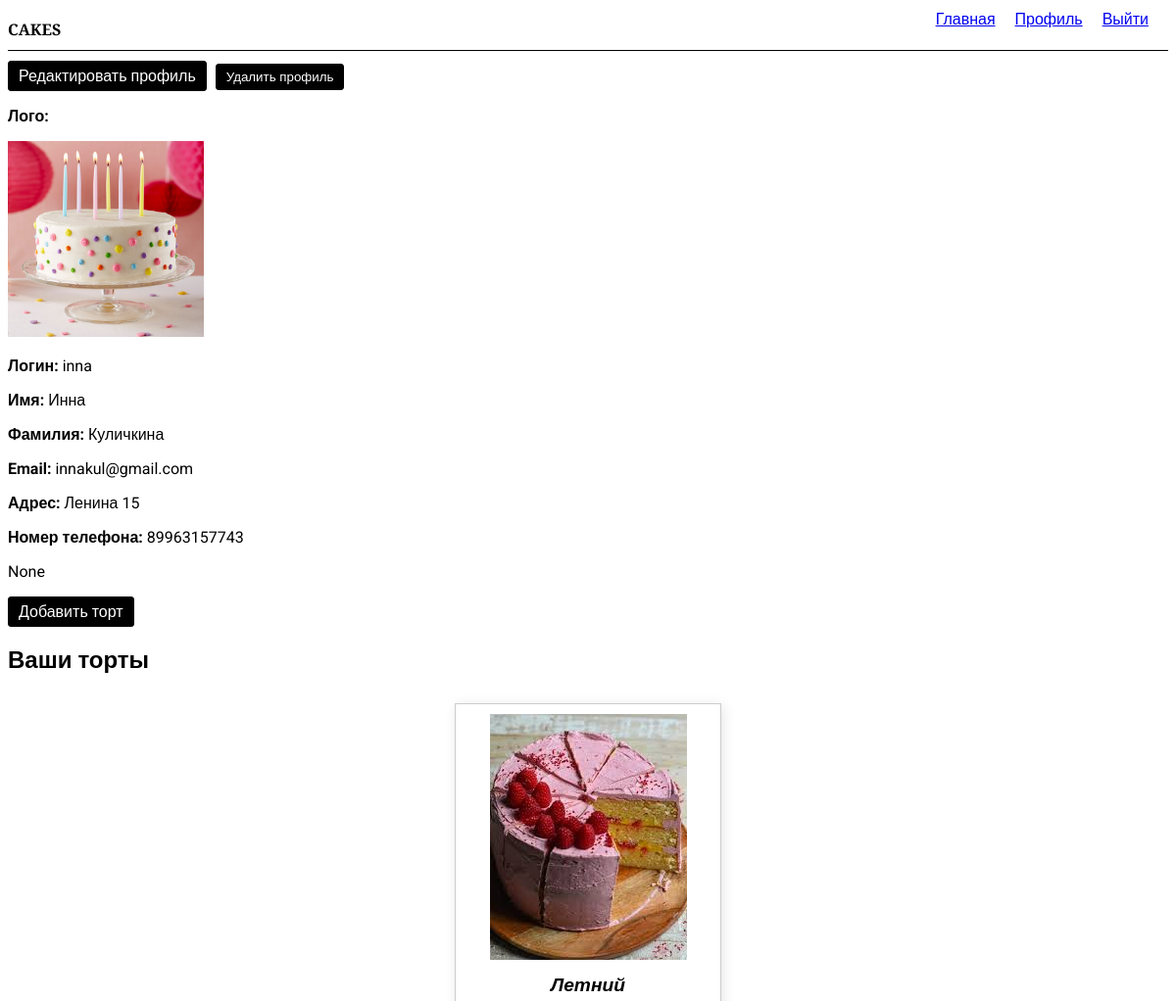
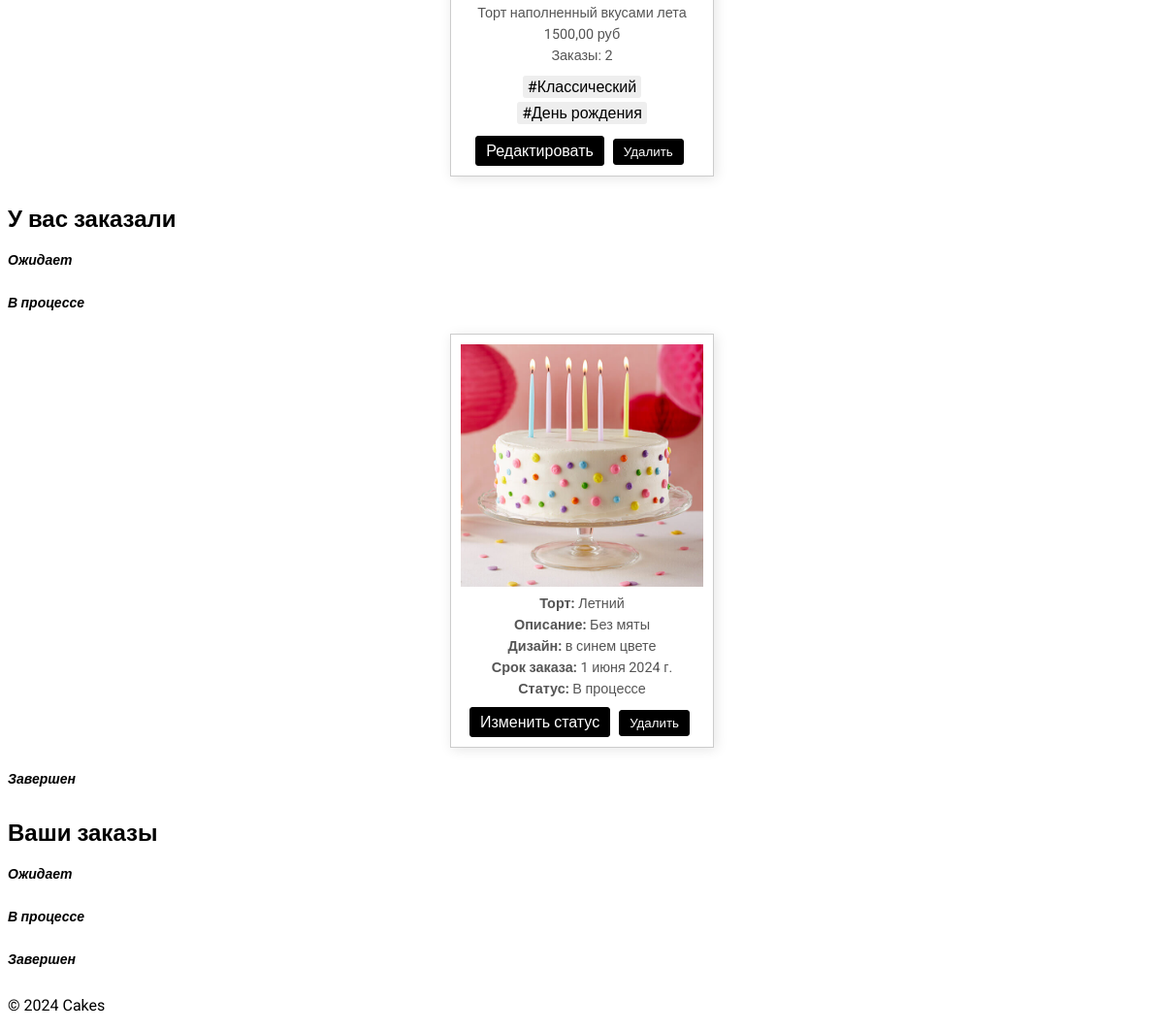
/my_profile/ (signed in), run on the app's committed database (2 pictures, top to bottom).
### main/models.py (models this page shows, shortened)
class Person(User):
    address = models.CharField("Адрес", max_length=100)
    number = models.CharField("Номер телефона", max_length=20)
    class Meta:
        verbose_name = "Сlient"
        verbose_name_plural = "Clients"

class Chief(Person):
    logo = models.ImageField("Логотип", upload_to='media/chiefs/', blank=True, null=True)
    information = models.TextField("Информация", null=True)
    class Meta:
        verbose_name = "Chief"
        verbose_name_plural = "Chiefs"
        permissions = [
            ("can_add_cake", "Can add cake"),
        ]

class Person(User):
    address = models.CharField("Адрес", max_length=100)
    number = models.CharField("Номер телефона", max_length=20)
    class Meta:
        verbose_name = "Сlient"
        verbose_name_plural = "Clients"

class Cake(models.Model):
    name = models.CharField("Наименование", max_length=100)
    filling = models.CharField("Начинка", max_length=100)
    price = models.DecimalField("Цена", max_digits=10, decimal_places=2)
    weight = models.DecimalField("Вес в кг", max_digits=10, decimal_places=2)
    description = models.TextField("Описание")
    image = models.ImageField("Изображение", upload_to='static/main/media/cakes/', blank=True, null=True)
    tags = models.ManyToManyField('Tag', verbose_name="Теги", related_name="cakes")
    order_count = models.PositiveIntegerField("Количество заказов", default=0)
    chief = models.ForeignKey(Chief, verbose_name="Кондитер", related_name="cakes", on_delete=models.CASCADE, null=True)

class Tag(models.Model):
    name = models.CharField("Название тега", max_length=100)
    category = models.ForeignKey(Category, verbose_name="Категория", related_name="tags", on_delete=models.CASCADE)

class Order(models.Model):
    STATUS_CHOICES = [
        ('pending', 'Ожидает'),
        ('in_process', 'В процессе'),
        ('completed', 'Завершен'),
    ]
    count = models.PositiveIntegerField("Количество")
    description = models.TextField("Описание")
    design = models.CharField("Дизайн", max_length=100)
    create_date = models.DateField("Дата добавления", auto_now_add=True)
    due_date = models.DateField("Срок заказа")
    image = models.ImageField("Фото дизайна", upload_to='orders/', blank=True, null=True)
    chief = models.ForeignKey(Chief, verbose_name="Кондитер", related_name="chief_orders", db_index=True, on_delete=models.CASCADE)
    client = models.ForeignKey(Person, verbose_name="Клиент", related_name="client_orders", db_index=True, null=True, on_delete=models.SET_NULL)
    product = models.ForeignKey(Cake, verbose_name="Торт", db_index=True, null=True, on_delete=models.SET_NULL)
    status = models.CharField(max_length=20, choices=STATUS_CHOICES, default='pending')

### main/views.py (the view, shortened to what this page needs)
# urls.py: path('my_profile/', MyProfileView.as_view(), name='my_profile'),
@method_decorator([login_required, get_real_user, get_real_chief], name='dispatch')
class MyProfileView(View):
    def get(self, request):
        if request.is_chief:
            orders_pending = Order.objects.filter(chief=request.real_chief, status='pending')
            orders_in_process = Order.objects.filter(chief=request.real_chief, status='in_process')
            orders_completed = Order.objects.filter(chief=request.real_chief, status='completed')
            my_orders_pending = Order.objects.filter(client=request.real_user, status='pending')
            my_orders_in_process = Order.objects.filter(client=request.real_user, status='in_process')
            my_orders_completed = Order.objects.filter(client=request.real_user, status='completed')
            cakes = Cake.objects.filter(chief=request.real_chief)
            context = {
                'is_chief': True,
                'cakes': cakes,
                'chief': request.real_chief,
                'orders_pending': orders_pending,
                'orders_in_process': orders_in_process,
                'orders_completed': orders_completed,
                'my_orders_pending': my_orders_pending,
                'my_orders_in_process': my_orders_in_process,
                'my_orders_completed': my_orders_completed,
            }
            return render(request, 'main/my_profile.html', context)

### main/context_processors.py (called while the page is built)
def is_chief_user(request):
    if request.user.is_authenticated:
        User = get_user_model()
        user = User.objects.get(pk=request.user.pk)
        print(type(user))
        return {
            'is_chief_user': isinstance(user, Chief)
        }
    return {
        'is_chief_user': False
    }

### main/templates/main/my_profile.html (shortened to what this page needs)
{% extends 'main/base.html' %}
{% block content %}
     <div class="buttons">
        <a href="{% url 'edit_profile' %}" class="btn">Редактировать профиль</a>
        <form method="post" action="{% url 'delete_profile' %}" style="display:inline;">
            <button type="submit" class="btn">Удалить профиль</button>
        </form>
     </div>
     {% if is_chief %}
         <p><strong>Лого:</strong></p>
            <img src="{{ chief.logo.url }}" alt="{{ chief.username }} лого" style="width: 200px">
         <p><strong>Логин:</strong> {{ chief.username }}</p>
         <p><strong>Имя:</strong> {{ chief.first_name }}</p>
         <p><strong>Фамилия:</strong> {{ chief.last_name }}</p>
        <p><strong>Email:</strong> {{ chief.email }}</p>
        <p><strong>Адрес:</strong> {{ chief.address }}</p>
        <p><strong>Номер телефона:</strong> {{ chief.number }}</p>
         <p>{{ chief.information }}</p>
         <div class="buttons">
        <a href="{% url 'add_cake' %}">Добавить торт</a>
         </div>
        <h2>Ваши торты</h2>
            <div class="cake-list">
            {% for cake in cakes %}
            <div class="cake-item">
                <img src="{{ cake.image.url }}" alt="{{ cake.name }}">
                <h3>{{ cake.name }}</h3>
                <p>{{ cake.description }}</p>
                <p>{{ cake.price }} руб</p>
                <p>Заказы: {{ cake.order_count }}</p>
                <div class="tags">
                    {% for tag in cake.tags.all %}
                    <span class="tag">#{{ tag.name }}</span>
                    {% endfor %}
                </div>
            <div class="buttons">
                <a href="{% url 'edit_cake' cake.id %}" class="btn">Редактировать</a>
                    <form method="post" action="{% url 'delete_cake' cake.id %}" style="display:inline;">
                        <button type="submit" class="btn">Удалить</button>
                    </form>
            </div>
            </div>
            {% endfor %}
            </div>
            <h2>У вас заказали</h2>
        <h3>Ожидает</h3>
        <h3>В процессе</h3>
        <div class="cake-list">
            {% for order in orders_in_process %}
            <div class="cake-item">
            {% if order.image %}
            <img src="{{ order.image.url }}" alt="{{ order.product.name }}">
                {%endif%}
                <p><strong>Торт:</strong> {{ order.product.name }}</p>
                <p><strong>Описание:</strong> {{ order.description }}</p>
                <p><strong>Дизайн:</strong> {{ order.design }}</p>
                <p><strong>Срок заказа:</strong> {{ order.due_date }}</p>
                <p><strong>Статус:</strong> {{ order.get_status_display }}</p>
                <div class="buttons">
                    <a href="{% url 'change_order_status' order.id %}" class="btn">Изменить статус</a>
                    <button class="btn" disabled>Удалить</button>
                </div>
            </div>
            {% endfor %}
        </div>
        <h3>Завершен</h3>
        <h2>Ваши заказы</h2>
        <h3>Ожидает</h3>
        <h3>В процессе</h3>
        <h3>Завершен</h3>
    {% endif %}
{% endblock content %}

### main/static/main/styles/css/index.css (style rules this page uses)
body { font-family: 'Roboto', sans-serif; }
h3 { font-style: italic; font-size: 14px; }
.cake-list { display: flex; justify-content: space-around; }
.cake-item { border: 1px solid #ccc; padding: 10px; margin: 10px; width: 250px; text-align: center; box-shadow: 2px 2px 12px rgba(0, 0, 0, 0.1); }
.cake-item img { max-width: 100%; height: auto; background: #D9534F; }
.cake-item h3 { font-size: 1.2em; margin: 10px 0; }
.cake-item p { margin: 5px 0; font-size: 0.9em; color: #555; }
.cake-item .tags { margin: 10px 0; }
.cake-item .tags .tag { background-color: #eee; border-radius: 3px; padding: 2px 5px; margin: 2px; display: inline-block; }
.buttons { margin-top: 10px; }
.buttons a, .buttons button { text-decoration: none; padding: 5px 10px; border: 1px solid #000; background-color: #000; color: #fff; margin-right: 5px; display: inline-block; border-radius: 3px; transition: background-color 0.3s, border-color 0.3s; }
form { text-align: center; margin-bottom: 20px; }
form button { background-color: #000; color: #fff; border: none; padding: 10px 20px; cursor: pointer; border-radius: 5px; transition: background-color 0.3s; }

### data on the page
Chief: logo (picture), information "None"
Person: address "Ленина 15", number "89963157743"
Cake: image (picture), name "Летний", description "Торт наполненный вкусами лета", price "1500,00", order_count "2"
Tag: name "Классический"
Tag: name "День рождения"
Order: image (picture), product.name "Летний", description "Без мяты", design "в синем цвете", due_date "1 июня 2024 г.", status "В процессе"

### other printed values
{{ chief.username }} "inna"
{{ chief.first_name }} "Инна"
{{ chief.last_name }} "Куличкина"
{{ chief.email }} "innakul@gmail.com"
